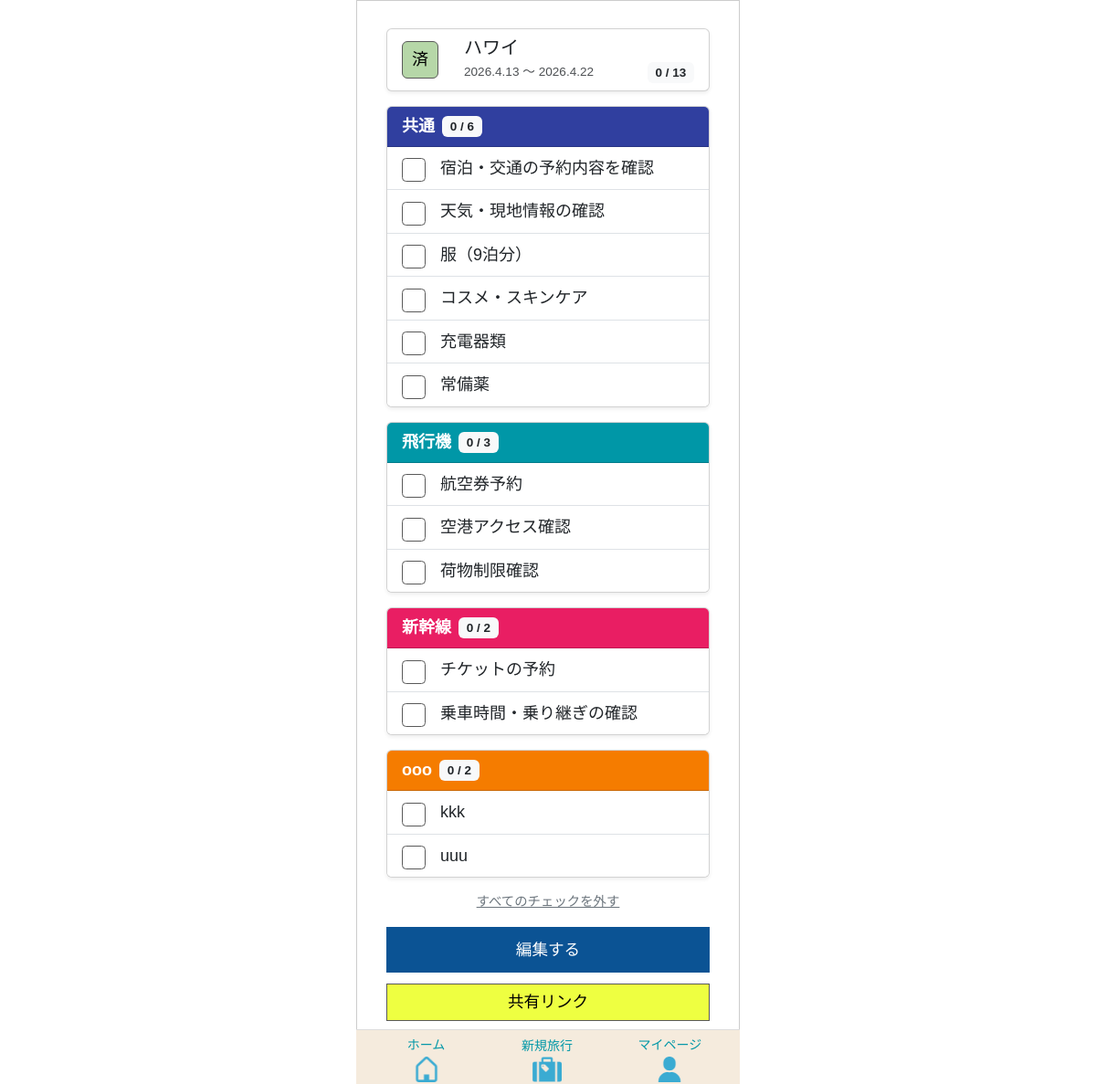
Page /tabipre/travel/418/ (signed in) on the committed database.
### app/models/travel.py (models this page shows, shortened)
class Travel_info(models.Model):
    class LocationType(models.IntegerChoices):
        DOMESTIC = 0, _("国内")
        OVERSEAS = 1, _("海外")
    class StatusType(models.IntegerChoices):
        NOT_DONE  = 0, _("未")
        COMPLETE  = 1, _("完")
        PROCESSED = 2, _("済")
    travel_info_id = models.AutoField(
        primary_key=True,
        verbose_name=_("旅行情報ID")
    )
    user = models.ForeignKey(
        settings.AUTH_USER_MODEL,
        on_delete=models.CASCADE,
        verbose_name=_("ユーザーID")
    )
    travel_title = models.CharField(
        max_length=100,
        verbose_name=_("旅行タイトル")
    )
    start_date = models.DateField(
        verbose_name=_("開始日")
    )
    end_date = models.DateField(
        verbose_name=_("終了日")
    )
    location = models.IntegerField(
        choices=LocationType.choices,
        verbose_name=_("場所"),
    )
    memo = models.CharField(
        max_length=230,
        blank=True,
        verbose_name=_("メモ")
    )
    status = models.IntegerField(
        choices=StatusType.choices,
        default=0,
        verbose_name=_("ステータス")
    )
    transport = models.ManyToManyField(
        "Transport",
        through="Travelmode",
        verbose_name=_("交通手段")
    )
    created_at = models.DateTimeField(
        auto_now_add=True,
        verbose_name=_("作成日")
    )
    updated_at = models.DateTimeField(
       auto_now=True,
        verbose_name=_("更新日")
    )
    class Meta:
        verbose_name = _("旅行情報")
        verbose_name_plural = _("旅行情報")

### app/models/template.py (models this page shows, shortened)
class TravelCategory(models.Model):
    class TravelType(models.IntegerChoices):
        AUTO  = 0, _("初期作成")
        CUSTOM = 1, _("ユーザー追加")
    class CategoryColor(models.IntegerChoices):
        PINK       = 0, "#e91e63ff"
        LIGHT_PINK = 1, "#ffb7b2fe"
        ORANGE     = 2, "#f57c00ff"
        GREEN      = 3, "#388e3cff"
        CYAN       = 4, "#0097a7ff"
        BLUE       = 5, "#303f9ffe"
        BROWN      = 6, "#795548ff"
        PURPLE     = 7, "#7b1fa2ff"
    template = models.ForeignKey(
        Template,
        on_delete=models.CASCADE,
        verbose_name=_("テンプレートID")
    )
    category_name = models.CharField(
        max_length=50,
        verbose_name=_("分類名")
    )
    travel_type = models.IntegerField(
        choices=TravelType.choices,
        verbose_name=_("分類タイプ")
    )
    category_color = models.IntegerField(
        choices=CategoryColor.choices,
        verbose_name=_("分類カラー")
    )
    created_at = models.DateTimeField(
         auto_now_add=True,
         verbose_name=_("作成日")
         )
    updated_at = models.DateTimeField(
        auto_now=True,
        verbose_name=_("更新日")
        )
    class Meta:
      verbose_name = _("旅行の分類")
    @property
    def checked_count(self):
        return self.travelitem_set.filter(item_checked=1).count()
    @property
    def total_count(self):
        return self.travelitem_set.count()

class TravelItem(models.Model):
    class ItemChecked(models.IntegerChoices):
        NO  = 0, _("NO")
        YES = 1, _("YES")
    travel_category = models.ForeignKey(
        TravelCategory,
        on_delete=models.CASCADE,
        verbose_name=_("旅行の分類ID")
    )
    item_name = models.CharField(
        max_length=128,
        verbose_name=_("項目名")
    )
    item_checked = models.IntegerField(
        choices=ItemChecked.choices,
        verbose_name=_("チェック済み項目")
    )
    created_at = models.DateTimeField(
         auto_now_add=True,
         verbose_name=_("作成日")
         )
    updated_at = models.DateTimeField(
        auto_now=True,
        verbose_name=_("更新日")
        )
    class Meta:
      verbose_name = _("旅行の項目")

### app/views/old_travel/travel_detail.py (the view)
# urls.py: path("tabipre/travel/<int:travel_id>/", travel_detail, name="travel_detail"),
def travel_detail(request, travel_id):
    travel_info = get_object_or_404(Travel_info, pk=travel_id)
    template = Template.objects.filter(
    travel_info=travel_info
    ).first()
    if template:
        categories = TravelCategory.objects.filter(template=template)
        for cat in categories:
            cat.items = cat.travelitem_set.order_by('item_checked', 'id')
            cat.checked_count_display = cat.checked_count
            cat.total_count_display = cat.total_count
    else:
        categories = []
    items = TravelItem.objects.filter(
    travel_category__template__travel_info=travel_info
    )
    total_items = items.count()
    checked_items = items.filter(item_checked=1).count()
    today = timezone.now().date()
    if travel_info.end_date < today:
        status = "済"
    elif total_items > 0 and total_items == checked_items:
        status = "完"
    else:
        status = "未"
    travel_info.status_label = status
    context = {
        "travel_info": travel_info,
        "categories": categories,
        "template": template,
        "total_items": total_items,
        "checked_items": checked_items,
        "can_edit": True,
    }
    return render(request, "old_travel/travel_detail.html", context)

### templates/old_travel/travel_detail.html (shortened to what this page needs)
{% extends "base.html" %}
{% load static %}
{% block extra_css %}
{{ block.super }}
<link rel="stylesheet" href="{% static 'tabipre/css/old_template/template_base.css' %}">
{% endblock %}
{% block content %}
<div class="container mt-0">
  {% include "parts/travel_card.html" with card_travel_info=travel_info %}
  {% for category in categories %}
  <div class="card mb-3 shadow-sm">
    <div class="card-header text-white d-flex justify-content-between align-items-center"
         style="background-color: {{ category.get_category_color_display }};">
      <div class="d-flex align-items-center">
        <strong>{{ category.category_name }}</strong>
        <span class="badge category-badge bg-light text-dark ms-2">
          {{ category.checked_count }} / {{ category.total_count }}
        </span>
      </div>
    </div>
    <ul id="cat{{ category.id }}" class="list-group list-group-flush">
      {% include "parts/category_card_editable.html" with category=category %}
    </ul>
  </div>
  {% endfor %}
  {% if can_edit %}
  <div class="mt-3">
    <a href="{% url 'app:travel_uncheck_all' travel_info.travel_info_id %}" class="uncheck-link">
      すべてのチェックを外す
    </a>
  </div>
  {% endif %}
  {% if can_edit %}
  <div class="mt-3 edit-button">
    {% if template %}
      <a href="{% url 'app:old_template_edit' template.id %}" class="btn btn-primary">
        編集する
      </a>
    {% else %}
      <span class="text-muted align-self-center">テンプレートは作成されていません</span>
    {% endif %}
    <a href="{% url 'app:travel_link' travel_info.travel_info_id %}" class="btn btn-link">
      共有リンク
    </a>
  </div>
  {% endif %}
</div>
{% endblock %}

### templates/parts/travel_card.html (shortened to what this page needs)
<div class="card mb-3 shadow-sm">
    <div class="card-body">
        <div class="d-flex align-items-start">
            <span id="travelStatus-{{ card_travel_info.travel_info_id }}"
                  data-end-date="{{ card_travel_info.end_date|date:'Y-m-d' }}"
                  class="badge-t
                      {% if card_travel_info.status_label == '未' %}status-mi
                      {% elif card_travel_info.status_label == '完' %}status-kan
                      {% elif card_travel_info.status_label == '済' %}status-zumi
                      {% endif %}
                      status-vertical">
            </span>
            <div class="ms-2 flex-grow-1">
                <h5 class="mb-1">{{ card_travel_info.travel_title }}</h5>
                <div class="d-flex justify-content-between align-items-center">
                    <p class="travel-date mb-0">
                        {{ card_travel_info.start_date|date:"Y.n.j" }}
                        ～
                        {{ card_travel_info.end_date|date:"Y.n.j" }}
                    </p>
                    <span id="totalCheckCount" class="badge bg-light text-dark">
                    </span>
                </div>
            </div>
        </div>
    </div>
</div>

### templates/parts/category_card_editable.html
{% for item in category.items %}
    <li class="list-group-item">
        <div class="d-flex justify-content-between align-items-center">
            <div class="d-flex align-items-center">
                <input type="checkbox"
                       class="form-check-input me-3"
                       onchange="toggleItem(this, {{ item.id }})"
                       {% if item.item_checked %}checked{% endif %}>
                <span>{{ item.item_name }}</span>
            </div>
        </div>
    </li>
{% empty %}
    <li class="list-group-item text-muted">項目がありません</li>
{% endfor %}

### static/tabipre/css/base/base.css (style rules this page uses)
.btn, .btn-primary, .app-btn, .app-btn-primary, .app-btn-secondary, .app-btn-warning { border-radius: 0 !important; }
.badge-t { display: inline-block; min-width: 32px; padding: 6px 10px; margin: 5px 20px 0 0 !important; border-radius: 6px; border: 1px solid #595959; font-size: 18px; }
.status-zumi { background: #b6d7a8; color: #000; }
.card .travel-date { font-size: 0.85rem; opacity: 0.8; margin: 0; }
.card-body { padding: 8px 16px !important; }
input, select, textarea, input.form-control, select.form-control, textarea.form-control { width: 100%; padding: 4px 8px; font-size: 18px; border: 1px solid #595959 !important; border-radius: 6px; box-sizing: border-box; }
html { overflow-y: scroll; }
body { font-size: 18px; }
.form-check-input { -webkit-appearance: none; appearance: none; }
.form-check-input { width: 26px; height: 26px; }

### static/tabipre/css/old_template/template_base.css (style rules this page uses)
.uncheck-link { color: #6c757d !important; font-size: 0.9rem; display: block; text-align: center; }
.edit-button { display: flex; flex-direction: column; gap: 0.75rem; width: 100%; }
.edit-button a { width: 100%; text-align: center; padding: 12px 0; font-size: 1.1rem; }
.btn-primary { background: #4a90e2; border: none; font-size: 1.2rem; padding: 10px; }
.edit-button .btn-primary { background: #0b5394; }
.edit-button .btn-link { background: #eeff41; color: #000 !important; border: 1.5px solid #595959; padding: 6px 12px; border-radius: 4px; text-decoration: none; }

### rows in the picture
Travel_info: travel_title "ハワイ", start_date "2026.4.13", end_date "2026.4.22"
TravelCategory: category_name "共通", checked_count "0", total_count "6"
TravelItem: item_name "宿泊・交通の予約内容を確認"
TravelItem: item_name "天気・現地情報の確認"
TravelItem: item_name "服（9泊分）"
TravelItem: item_name "コスメ・スキンケア"
TravelItem: item_name "充電器類"
TravelItem: item_name "常備薬"
TravelCategory: category_name "飛行機", checked_count "0", total_count "3"
TravelItem: item_name "航空券予約"
TravelItem: item_name "空港アクセス確認"
TravelItem: item_name "荷物制限確認"
TravelCategory: category_name "新幹線", checked_count "0", total_count "2"
TravelItem: item_name "チケットの予約"
TravelItem: item_name "乗車時間・乗り継ぎの確認"
TravelCategory: category_name "ooo", checked_count "0", total_count "2"
TravelItem: item_name "kkk"
TravelItem: item_name "uuu"
